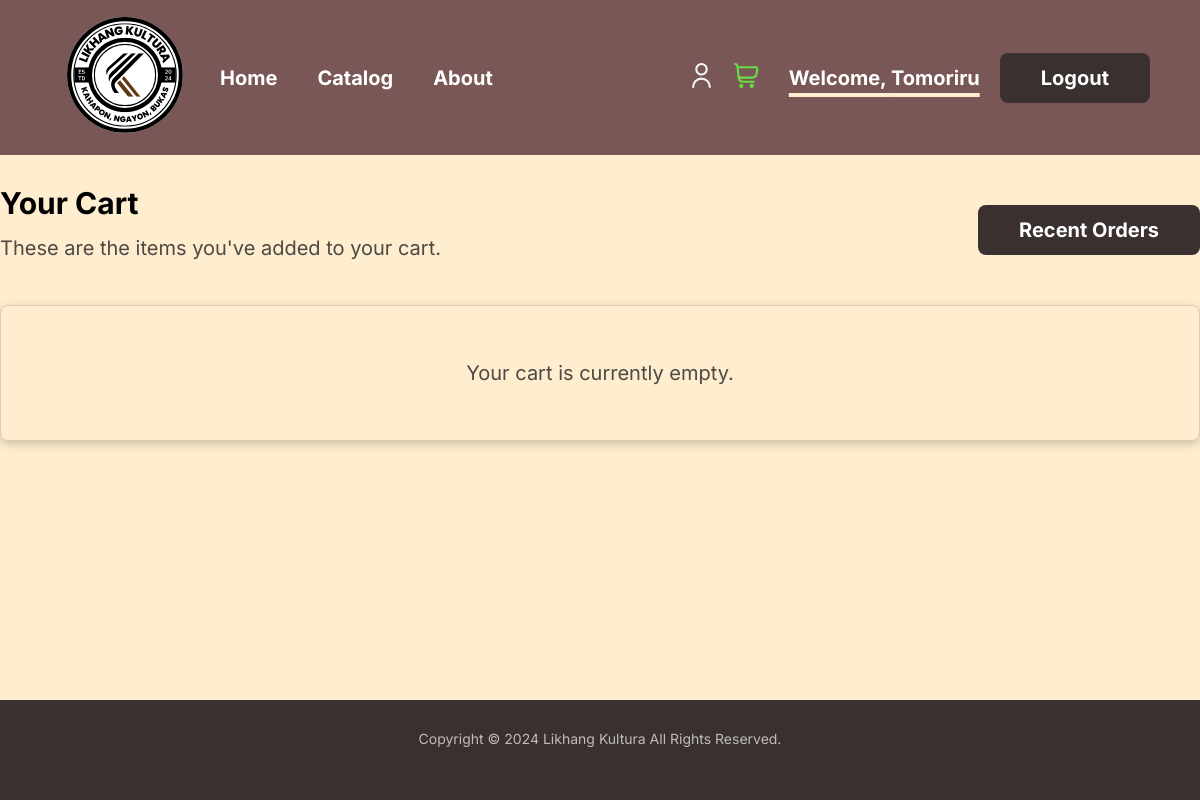
Page /pages/cart.php (signed in) on the earlier database version.
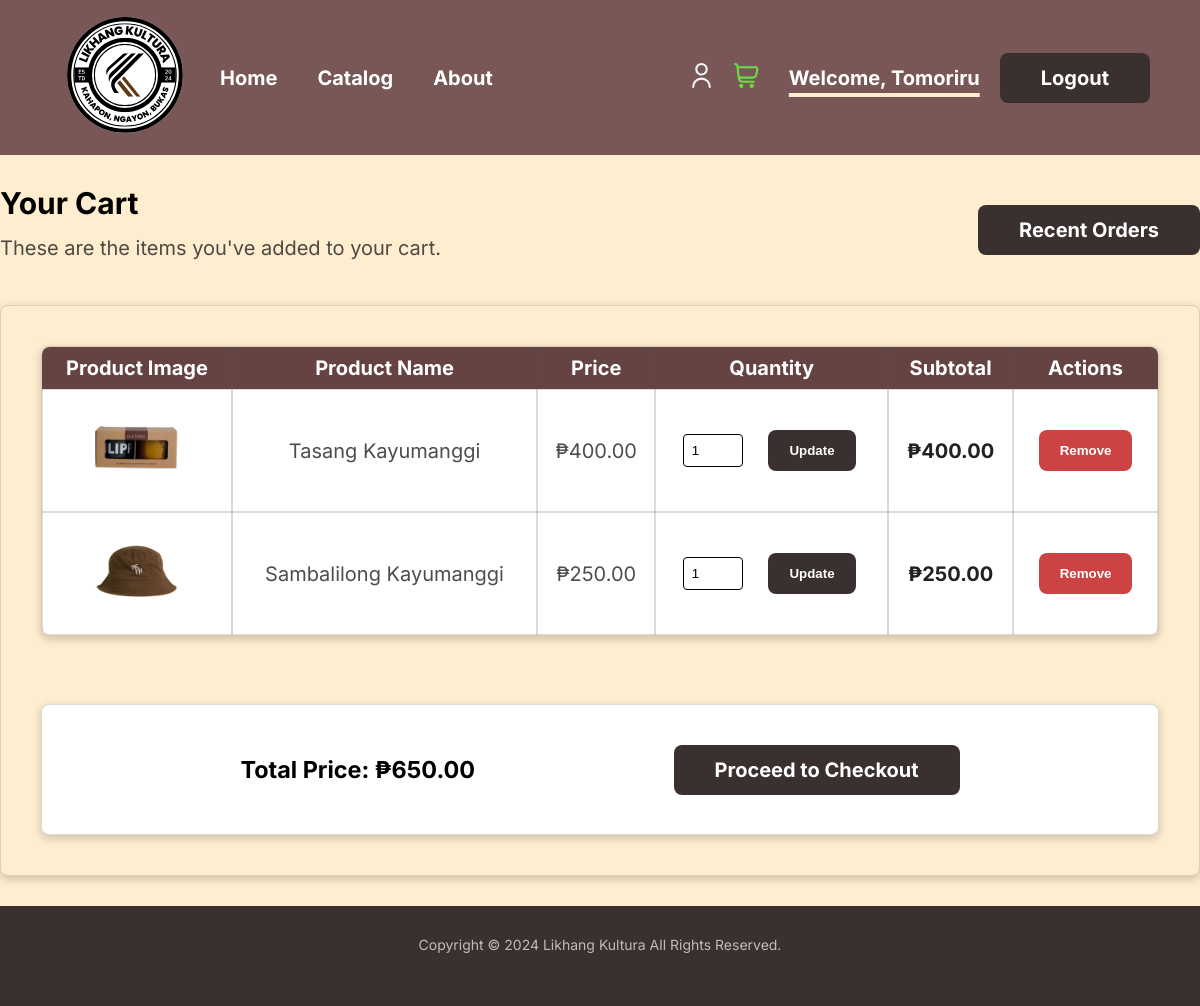
Same page on the later database version.
### tables this page shows
CREATE TABLE `cart` (
  `id` int(11) NOT NULL,
  `user_id` int(11) NOT NULL,
  `quantity` int(11) NOT NULL,
  `main_product_id` int(11) NOT NULL
);

CREATE TABLE `main_products` (
  `product_id` int(11) NOT NULL,
  `product_code` varchar(50) NOT NULL,
  `product_name` varchar(100) NOT NULL,
  `product_price` decimal(10,2) NOT NULL,
  `product_image` varchar(255) NOT NULL
);

### pages/cart.php (the view, shortened to what this page needs)
<?php
include '../validate/db.php';
$user_id = $_SESSION['user_id'];
$sql = "
    SELECT mp.product_id, mp.product_name, mp.product_price, mp.product_image, c.quantity
    FROM cart c
    JOIN main_products mp ON c.main_product_id = mp.product_id
    WHERE c.user_id = ?
";
$stmt = mysqli_prepare($conn, $sql);
mysqli_stmt_bind_param($stmt, "i", $user_id);
mysqli_stmt_execute($stmt);
$result = mysqli_stmt_get_result($stmt);
$total_price = 0;
$cart_is_empty = mysqli_num_rows($result) === 0;
?>
<!DOCTYPE html>
<html lang="en">
<head>
    <link rel="stylesheet" href="../style.css">
</head>
<body>
    <header>
        <div class="navbar">
            <div class="nav-center">
                <div class="logo">
                    <img src="../images/logo.svg" alt="Likhang Kultura">
                </div>
                <nav class="navlinks">
                    <ul>
                        <li><a href="../index.php">Home</a></li>
                        <li><a href="catalog.php">Catalog</a></li>
                        <li><a href="about.php">About</a></li>
                    </ul>
                </nav>
            </div>
            <div class="profile_cart">
                <a href="profile.php">
                    <img src="../images/user.svg" alt="Profile" width="25px" class="profile">
                </a>
                <a href="cart.php">
                    <img src="../images/shopping-cart.svg" alt="Cart" width="25px" class="cart active">
                </a>
            </div>
            <div class="buttons">
                <?php if (isset($_SESSION['user'])) {
                    echo "<p>Welcome, " . $_SESSION['user'] . "</p>";
                } ?>
                <?php if (isset($_SESSION['user'])): ?>
                    <a href="../validate/logout-validate.php" class="signup">Logout</a>
                <?php else: ?>
                    <a href="login.php" class="login">Log In</a>
                    <a href="register.php" class="signup">Sign Up</a>
                <?php endif; ?>
            </div>
        </div>
    </header>
    <main>
        <div class="intro2">
            <div class="intro_message_left">
                <h2>Your Cart</h2>
                <p>These are the items you've added to your cart.</p>
            </div>
            <div class="cart_button_right">
                <a href="recent-orders.php" class="btn">Recent Orders</a>
            </div>
        </div>
        <div class="product_container">
            <?php if ($cart_is_empty): ?>
                <div class="empty_cart_message">
                    <p>Your cart is currently empty.</p>
                </div>
            <?php else: ?>
                <table class="cart_table">
                    <thead>
                        <tr>
                            <th>Product Image</th>
                            <th>Product Name</th>
                            <th>Price</th>
                            <th>Quantity</th>
                            <th>Subtotal</th>
                            <th>Actions</th>
                        </tr>
                    </thead>
                    <tbody>
                        <?php while ($row = mysqli_fetch_assoc($result)): ?>
                            <?php
                            $subtotal = $row['product_price'] * $row['quantity'];
                            $total_price += $subtotal;
                            ?>
                            <tr>
                                <td><img src="../<?php echo $row['product_image']; ?>" alt="<?php echo $row['product_name']; ?>"></td>
                                <td><?php echo $row['product_name']; ?></td>
                                <td>₱<?php echo number_format($row['product_price'], 2); ?></td>
                                <td>
                                    <form action="../validate/updatecart-validate.php" method="POST" style="display: inline-block;">
                                        <input type="number" name="quantity" min="1" value="<?php echo $row['quantity']; ?>" required>
                                        <button type="submit" name="update_cart" class="update">Update</button>
                                    </form>
                                </td>
                                <td class="subtotal">₱<?php echo number_format($subtotal, 2); ?></td>
                                <td>
                                    <form action="../validate/updatecart-validate.php" method="POST" style="display: inline-block;">
                                        <button type="submit" name="remove_item" class="remove">Remove</button>
                                    </form>
                                </td>
                            </tr>
                        <?php endwhile; ?>
                    </tbody>
                </table>
                <div class="total_billing">
                    <div class="total_price">
                        <h3>Total Price: ₱<?php echo number_format($total_price, 2); ?></h3>
                    </div>
                    <div class="proceed_to_billing">
                        <a href="checkout.php" class="btn">Proceed to Checkout</a>
                    </div>
                </div>
            <?php endif; ?>
        </div>
    </main>
    <footer>
        Copyright &copy; 2024 Likhang Kultura All Rights Reserved.
    </footer>
</body>
</html>

### style.css (style rules this page uses)
*, *::before, *::after { box-sizing: border-box; }
* { margin: 0; padding: 0; }
body { font-family: "Inter"; text-align: center; font-size: 20px; background-color: #ffedd0; color: #212121cc; display: flex; flex-direction: column; min-height: 100vh; }
main { flex: 1; }
h1, h2, h3, h4, b, strong { color: black; }
.navbar { display: flex; justify-content: space-between; align-items: center; padding: 0 50px; background-color: #795757; color: white; font-weight: bold; }
.nav-center { display: flex; align-items: center; }
.navlinks { margin-left: 20px; }
.navbar ul { display: flex; list-style: none; margin: 0; padding: 0; }
.navbar ul li { margin-right: 40px; }
.navlinks a { color: white; text-decoration: none; position: relative; }
.navlinks a::after { content: ""; position: absolute; width: 100%; height: 4px; bottom: -8px; left: 0; background-color: #ffedd0; transform: scaleX(0); transform-origin: bottom right; transition: transform 0.5s cubic-bezier(0.25, 1, 0.5, 1); }
.profile_cart { display: flex; align-items: center; margin-left: auto; }
.navbar .buttons { display: flex; align-items: center; margin-left: 20px; }
.navbar .buttons a { margin-left: 20px; color: white; border-radius: 8px; text-decoration: none; padding: 12px 40px; }
.navbar .logo img { width: 150px; }
.buttons .signup { border: 1px solid transparent; background-color: #3b3030; transition: background-color 0.3s ease-in-out; }
header p { text-decoration:underline #ffedd0 4px; text-underline-offset: 8px; }
.product_container { border: 1px solid #58585836; margin: 30px auto; width: 1200px; border-radius: 8px; display: flex; flex-wrap: wrap; justify-content:flex-start; gap: 3rem; padding: 40px; box-shadow: 0 3px 10px rgb(0 0 0 / 0.2); }
.total_price { text-align: left; }
.intro2 { display: flex; justify-content: space-between; align-items: center; width: 1200px; max-width: 100%; margin: 30px auto; margin-bottom: 20px; }
.intro2 h2 { margin-bottom: 10px; }
.intro_message_left { flex: 1; text-align: left; }
.cart_button_right { margin-left: auto; }
.btn { text-decoration: none; color: white; background-color: #3b3030; border: 1px solid transparent; border-radius: 8px; padding: 12px 40px; font-weight: bold; transition: background-color 0.3s ease-in-out; }
.cart_table { width: 1200px; margin: 0px auto; border-collapse: collapse; margin-bottom: 20px; border-radius: 8px; overflow: hidden; background-color: #58585836; border: 1px solid #58585836; box-shadow: 0 3px 10px rgb(0 0 0 / 0.2); }
.cart_table input[type=number] { border-radius: 4px; border: 1px solid; width: 60px; padding: 8px; margin-right: 15px; }
.cart_table th, .cart_table td { border: 2px solid #58585836;; padding: 8px; }
.cart_table td { background-color: white; }
.cart_table th { color: white; background-color: #664343; }
.cart_table img { max-width: 100px; height: auto; }
.cart_table thead th:first-child { border-top-left-radius: 8px; }
.cart_table thead th:last-child { border-top-right-radius: 8px; }
.cart_table tbody tr:last-child td:first-child { border-bottom-left-radius: 8px; }
.cart_table tbody tr:last-child td:last-child { border-bottom-right-radius: 8px; }
.cart_table .subtotal { color: #212121; font-weight: bold; }
.cart_table button { border-radius: 8px; padding: 12px 20px; border: 1px solid transparent; font-weight: bold; color: white; margin: 0 5px; transition: background-color 0.3s ease-in-out; }
.update { background-color: #3b3030; }
.remove { background-color: rgb(205, 67, 67); }
.total_billing { display: flex; justify-content: space-between; align-items: center; width: 1200px; max-width: 100%; margin: 0 auto; box-shadow: 0 3px 10px rgb(0 0 0 / 0.2); }
.total_price { margin-left: auto; }
.proceed_to_billing { margin: 0 auto; }
.total_billing { border: 1px solid #58585836; background-color: white; padding: 50px 0; border-radius: 8px; }
.profile_cart .profile, .cart { filter: invert(0.8) sepia(1) saturate(0) hue-rotate(180deg); transition: filter 0.5s cubic-bezier(0.25, 1, 0.5, 1); }
.profile_cart .cart.active { filter: invert(0.6) sepia(1) saturate(3) hue-rotate(60deg); }
.profile_cart a { display: inline-block; margin: 0 10px; text-decoration: none; }
footer { font-size: 14px; color: rgba(222, 222, 222, 0.8); background-color: #3b3030; min-height: 100px; padding: 30px; text-align: center; }
.intro4 h2, p { margin: 15px 0; }
.empty_cart_message { margin: 0 auto; color: #212121cc; }

Differences in the rows shown:
added cart: main_product.product_image (picture), main_product.product_name "Tasang Kayumanggi", main_product.product_price "400.00", quantity "1"
added cart: main_product.product_image (picture), main_product.product_name "Sambalilong Kayumanggi", main_product.product_price "250.00", quantity "1"
Other differences:
$total_price: (not shown) → "650.00"
text no longer shown: "Your cart is currently empty."
text now shown: "Product Image Product Name Price Quantity Subtotal Actions Total Price: ₱ Proceed to Checkout"
